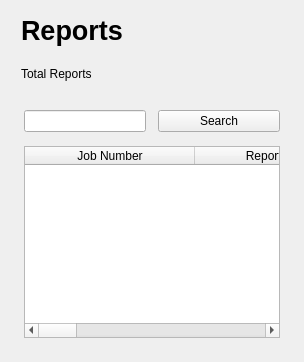
         <widget class="QWidget" name="reportsPage">
          <property name="styleSheet">
           <string notr="true"/>
          </property>
          <layout class="QVBoxLayout" name="verticalLayout_17">
           <property name="leftMargin">
            <number>12</number>
           </property>
           <property name="topMargin">
            <number>12</number>
           </property>
           <property name="rightMargin">
            <number>12</number>
           </property>
           <property name="bottomMargin">
            <number>12</number>
           </property>
           <item>
            <widget class="QWidget" name="reportsHeaderWidget" native="true">
             <property name="sizePolicy">
              <sizepolicy hsizetype="Preferred" vsizetype="MinimumExpanding">
               <horstretch>0</horstretch>
               <verstretch>0</verstretch>
              </sizepolicy>
             </property>
             <property name="minimumSize">
              <size>
               <width>0</width>
               <height>80</height>
              </size>
             </property>
             <property name="maximumSize">
              <size>
               <width>16777215</width>
               <height>80</height>
              </size>
             </property>
             <property name="styleSheet">
              <string notr="true"/>
             </property>
             <layout class="QVBoxLayout" name="verticalLayout_16">
              <property name="spacing">
               <number>-1</number>
              </property>
              <property name="topMargin">
               <number>0</number>
              </property>
              <property name="bottomMargin">
               <number>0</number>
              </property>
              <item>
               <widget class="QLabel" name="reportsHeader">
                <property name="font">
                 <font>
                  <pointsize>20</pointsize>
                  <weight>75</weight>
                  <bold>true</bold>
                 </font>
                </property>
                <property name="text">
                 <string>Reports</string>
                </property>
               </widget>
              </item>
              <item>
               <widget class="QLabel" name="totalReportsHeader">
                <property name="text">
                 <string>Total Reports </string>
                </property>
               </widget>
              </item>
             </layout>
            </widget>
           </item>
           <item>
            <widget class="QWidget" name="reportsTableWidget" native="true">
             <property name="styleSheet">
              <string notr="true"/>
             </property>
             <layout class="QVBoxLayout" name="verticalLayout_18">
              <property name="spacing">
               <number>0</number>
              </property>
              <property name="leftMargin">
               <number>12</number>
              </property>
              <property name="topMargin">
               <number>12</number>
              </property>
              <property name="rightMargin">
               <number>12</number>
              </property>
              <property name="bottomMargin">
               <number>12</number>
              </property>
              <item>
               <widget class="QWidget" name="reportsSearchWidget" native="true">
                <property name="minimumSize">
                 <size>
                  <width>0</width>
                  <height>0</height>
                 </size>
                </property>
                <property name="maximumSize">
                 <size>
                  <width>16777215</width>
                  <height>50</height>
                 </size>
                </property>
                <property name="styleSheet">
                 <string notr="true"/>
                </property>
                <layout class="QHBoxLayout" name="horizontalLayout_5">
                 <property name="spacing">
                  <number>12</number>
                 </property>
                 <property name="leftMargin">
                  <number>0</number>
                 </property>
                 <property name="topMargin">
                  <number>0</number>
                 </property>
                 <property name="rightMargin">
                  <number>0</number>
                 </property>
                 <property name="bottomMargin">
                  <number>14</number>
                 </property>
                 <item>
                  <widget class="QLineEdit" name="reportsSearchLine">
                   <property name="minimumSize">
                    <size>
                     <width>0</width>
                     <height>22</height>
                    </size>
                   </property>
                   <property name="text">
                    <string/>
                   </property>
                  </widget>
                 </item>
                 <item>
                  <widget class="QPushButton" name="reportsSearchBtn">
                   <property name="minimumSize">
                    <size>
                     <width>122</width>
                     <height>22</height>
                    </size>
                   </property>
                   <property name="text">
                    <string>Search</string>
                   </property>
                  </widget>
                 </item>
                </layout>
               </widget>
              </item>
              <item>
               <widget class="QTableWidget" name="reportsTable">
                <property name="layoutDirection">
                 <enum>Qt::LeftToRight</enum>
                </property>
                <property name="styleSheet">
                 <string notr="true"/>
                </property>
                <property name="alternatingRowColors">
                 <bool>false</bool>
                </property>
                <property name="showGrid">
                 <bool>true</bool>
                </property>
                <property name="gridStyle">
                 <enum>Qt::SolidLine</enum>
                </property>
                <property name="sortingEnabled">
                 <bool>false</bool>
                </property>
                <property name="wordWrap">
                 <bool>true</bool>
                </property>
                <attribute name="horizontalHeaderCascadingSectionResizes">
                 <bool>false</bool>
                </attribute>
                <attribute name="horizontalHeaderDefaultSectionSize">
                 <number>170</number>
                </attribute>
                <attribute name="horizontalHeaderHighlightSections">
                 <bool>true</bool>
                </attribute>
                <attribute name="horizontalHeaderShowSortIndicator" stdset="0">
                 <bool>false</bool>
                </attribute>
                <attribute name="horizontalHeaderStretchLastSection">
                 <bool>false</bool>
                </attribute>
                <attribute name="verticalHeaderVisible">
                 <bool>false</bool>
                </attribute>
                <attribute name="verticalHeaderCascadingSectionResizes">
                 <bool>false</bool>
                </attribute>
                <attribute name="verticalHeaderHighlightSections">
                 <bool>true</bool>
                </attribute>
                <attribute name="verticalHeaderMinimumSectionSize">
                 <number>20</number>
                </attribute>
                <attribute name="verticalHeaderShowSortIndicator" stdset="0">
                 <bool>false</bool>
                </attribute>
                <attribute name="verticalHeaderStretchLastSection">
                 <bool>false</bool>
                </attribute>
                <column>
                 <property name="text">
                  <string>Job Number</string>
                 </property>
                </column>
                <column>
                 <property name="text">
                  <string>Report Type </string>
                 </property>
                </column>
                <column>
                 <property name="text">
                  <string>Parameter</string>
                 </property>
                </column>
                <column>
                 <property name="text">
                  <string>DIlution Factor</string>
                 </property>
                </column>
                <column>
                 <property name="text">
                  <string>Date Created </string>
                 </property>
                </column>
                <column>
                 <property name="text">
                  <string>Open Report </string>
                 </property>
                </column>
               </widget>
              </item>
             </layout>
            </widget>
           </item>
          </layout>
         </widget>
